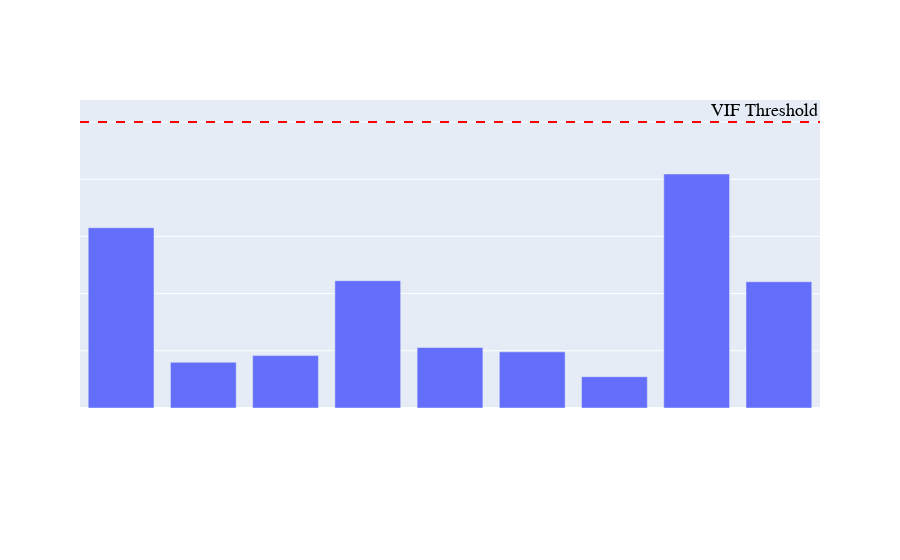

The notebook cell this image was saved under:
### Markdown cell above
# Variance Inflation Factor

### Code cell
df = pd.read_csv('VarianceInflationFactor.csv')

fig = go.Figure()

fig.add_trace(go.Bar(
    x=df['features'],
    y=df['VIF Factor']
))

fig.update_layout(
    title="VIF Factor of Final Selected Features",
    paper_bgcolor='rgba(4,17,65,0)',
    font=dict(
        family='sans serif',
        size=18,
        color='white'
    ),
    xaxis_title="Features",
    yaxis_title="VIF Value"
)

fig.add_hline(y=10, line_dash='dash', line_color='red', annotation_text='VIF Threshold', annotation_font_color='black')

fig.show()

### Figure 1 — Plotly figure (JSON) as saved in the notebook; plotly's stock layout.template omitted (floating-point values rounded to 4 significant figures)
{"data": [{"type": "bar", "x": ["OrbitalPeriod", "TransitDuration", "TransitDepth", "StarSunDiameter", "PlanetEarthVolume", "StarClassification", "MainSequence", "PlanetEarthTemperature", "StarSunMass"], "y": [6.303, 1.598, 1.831, 4.45, 2.114, 1.963, 1.093, 8.182, 4.415]}], "layout": {"annotations": [{"font": {"color": "black"}, "showarrow": false, "text": "VIF Threshold", "x": 1, "xanchor": "right", "xref": "x domain", "y": 10, "yanchor": "bottom", "yref": "y"}], "font": {"color": "white", "family": "sans serif", "size": 18}, "paper_bgcolor": "rgba(4,17,65,0)", "shapes": [{"line": {"color": "red", "dash": "dash"}, "type": "line", "x0": 0, "x1": 1, "xref": "x domain", "y0": 10, "y1": 10, "yref": "y"}], "title": {"text": "VIF Factor of Final Selected Features"}, "xaxis": {"title": {"text": "Features"}}, "yaxis": {"title": {"text": "VIF Value"}}}}
